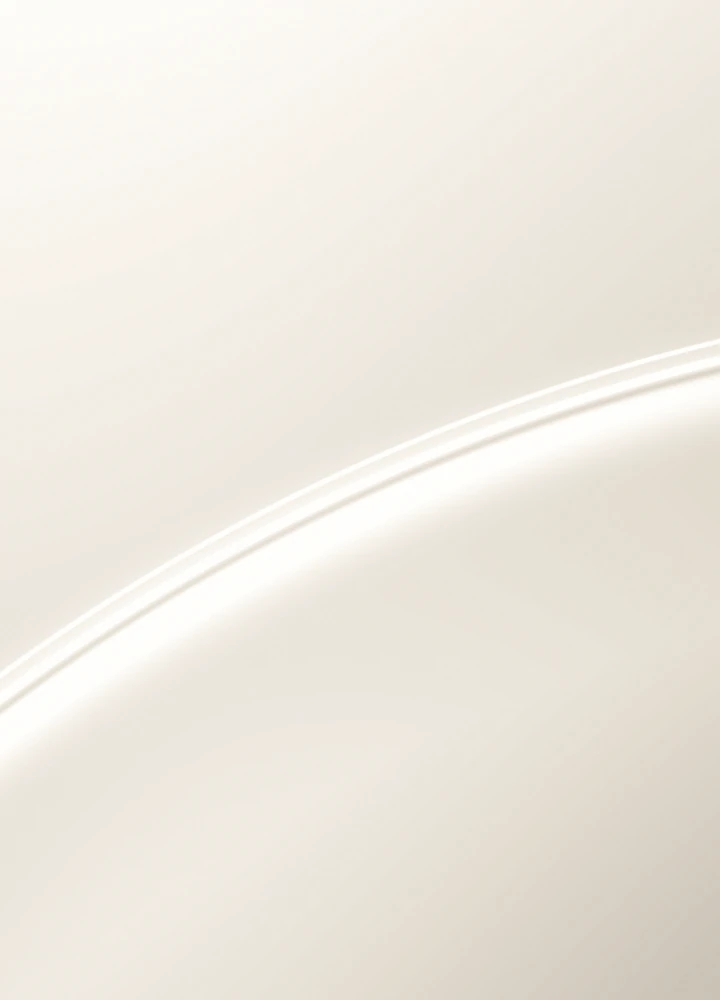
#> input picture tools/bg-src/film-m.webp, 720 x 1000 px, given in place of 005.png, which was not available
$ python blackcheck.py ../bg-src/film-m.webp 5 5
#> lines starting #> are read from the running program, lines starting #| are printed output that depends on the picture
#!/usr/bin/env python3
"""Проверка кадров зала после рендера: доля почти чёрных пикселей (яркость < 18).

В нормальном кадре таких пикселей ≈ 0,2–0,5 % (щель между плитами, тёмный флакон). Иногда один проход рендера (процесс Blender) даёт кадры, где часть поверхностей в нише чёрная
(дефект построения сцены в этом процессе: соседний проход тех же кадров чистый) — доля чёрного тогда 3–15 %, а карты глубины и спрайты в порядке. Такие кадры нужно перерисовать в новом процессе.

    python3 blackcheck.py <папка с PNG> [с] [по]     →  печатает номера плохих кадров (доля чёрного > 1 %) или пустую строку
"""
import os
import sys

import numpy as np
from PIL import Image


def limit():
    """Допустимая доля тёмного: 1 % (ниши с продукцией); сцена дома (house_story.py) легально темнее — тёмно-синие подушки, глубокая тень под столиком, — для неё предел задаётся в BLACK_MAX или в файле /tmp/blackmax."""
    v = os.environ.get('BLACK_MAX')
    if not v and os.path.exists('/tmp/blackmax'):
        v = open('/tmp/blackmax').read().strip()
    try:
        return float(v) if v else 0.01
    except ValueError:
        return 0.01


MAXF = limit()


def main():
    d = sys.argv[1]
    a = int(sys.argv[2]) if len(sys.argv) > 2 else 0
    b = int(sys.argv[3]) if len(sys.argv) > 3 else 59
    bad = []
    for f in range(a, b + 1):
        try:
            im = np.asarray(Image.open('%s/%03d.png' % (d, f)).convert('L').resize((225, 400)))
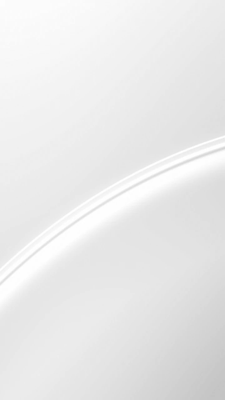
#> im: shape (400, 225); min 195, max 255, mean 233.4
        except Exception:
            bad.append(f)
            continue
        if float((im < 18).mean()) > MAXF:
            bad.append(f)
    print(' '.join(map(str, bad)))


if __name__ == '__main__':
    main()

$ run again, on tools/bg-src/film.webp
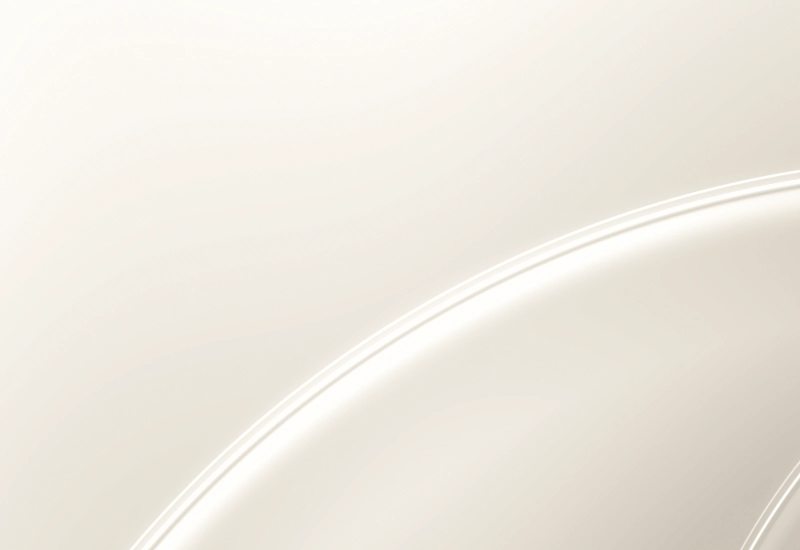
#> input picture tools/bg-src/film.webp, 1600 x 1100 px, given in place of 005.png, which was not available (shown at 1/2 size)
#> in main, `im = np.asarray(Image.open('%s/%03d.png' % (d, f)).convert('L').resize..`:
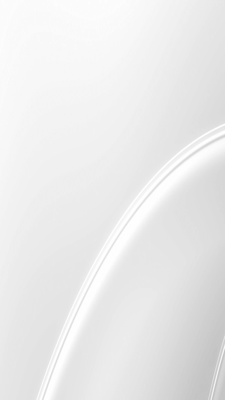
#> im: shape (400, 225); min 193, max 255, mean 234.3

$ run again, on tools/bg-src/molecules-m.webp
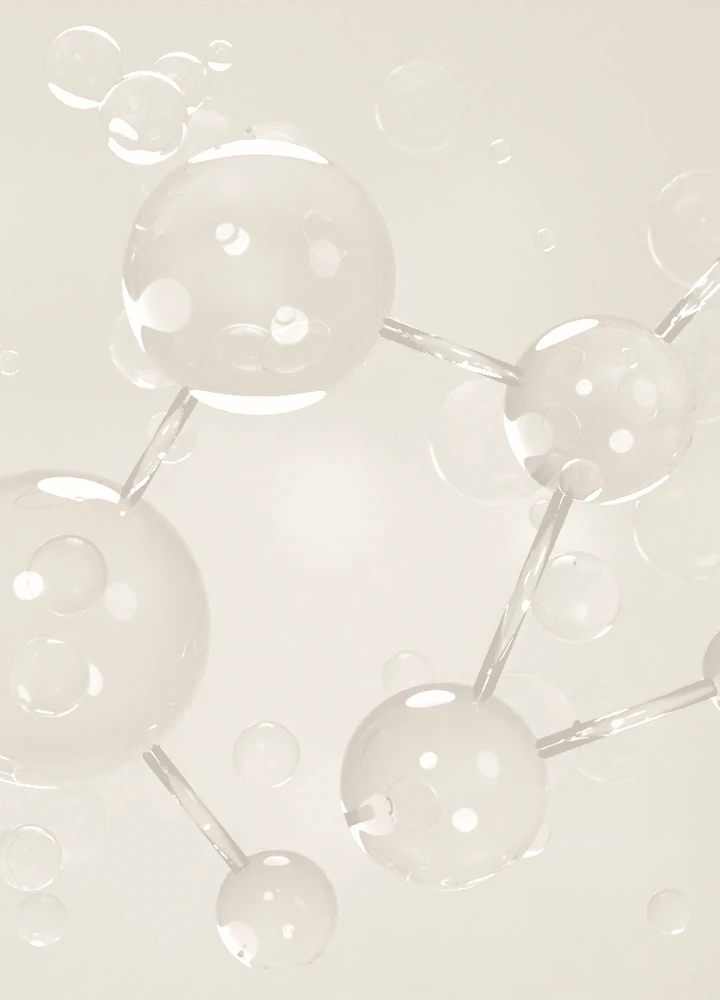
#> input picture tools/bg-src/molecules-m.webp, 720 x 1000 px, given in place of 005.png, which was not available
#> in main, `im = np.asarray(Image.open('%s/%03d.png' % (d, f)).convert('L').resize..`:
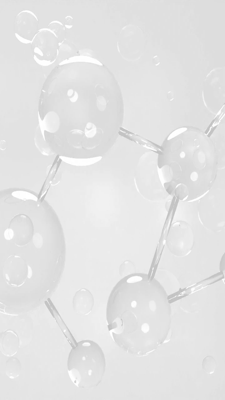
#> im: shape (400, 225); min 191, max 255, mean 227.8
